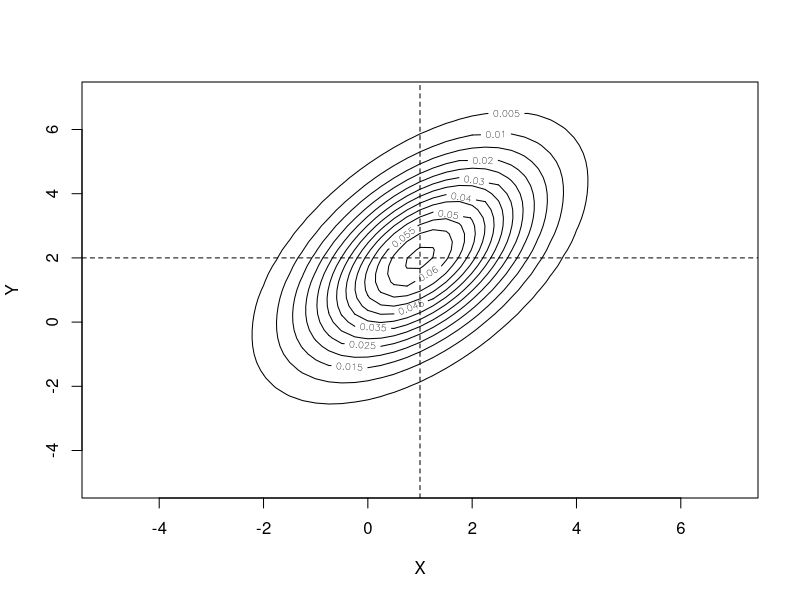
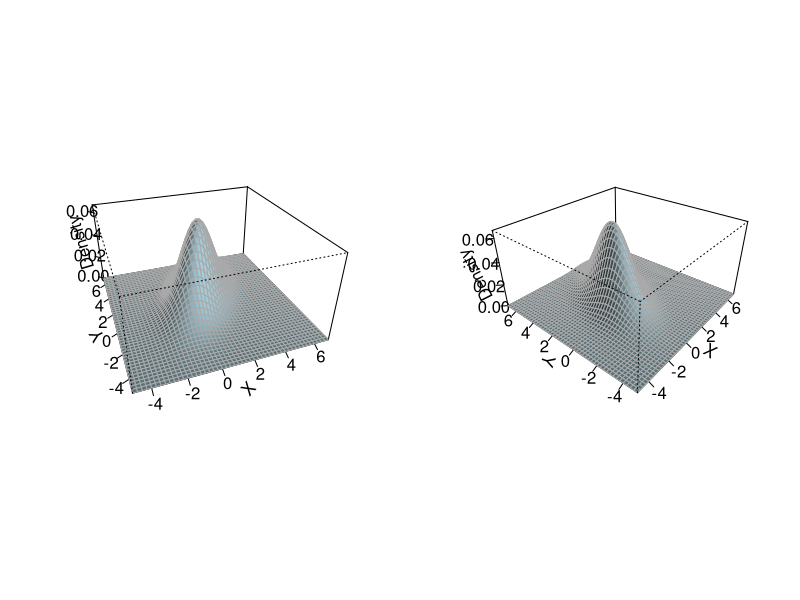
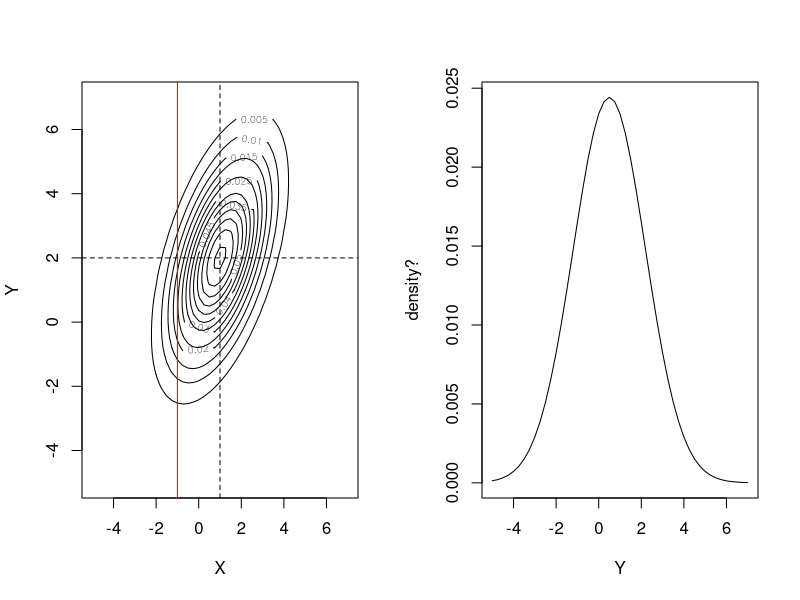
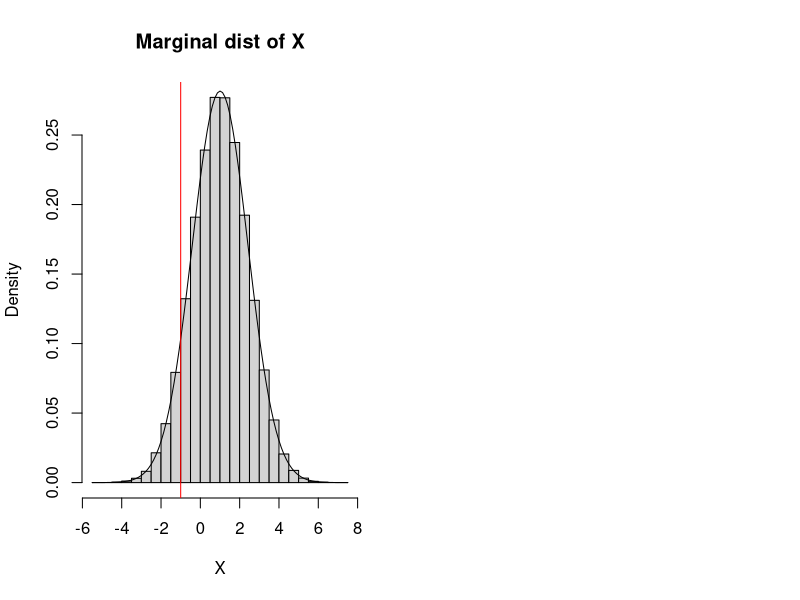
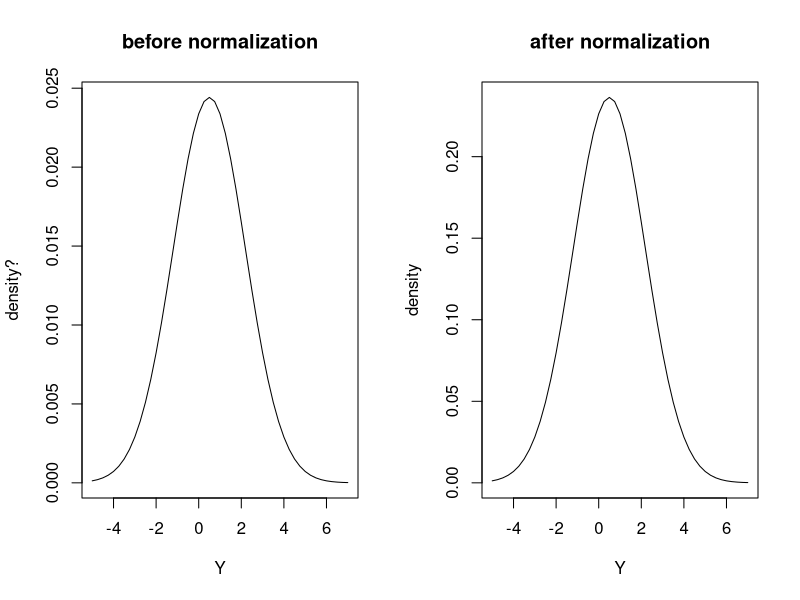
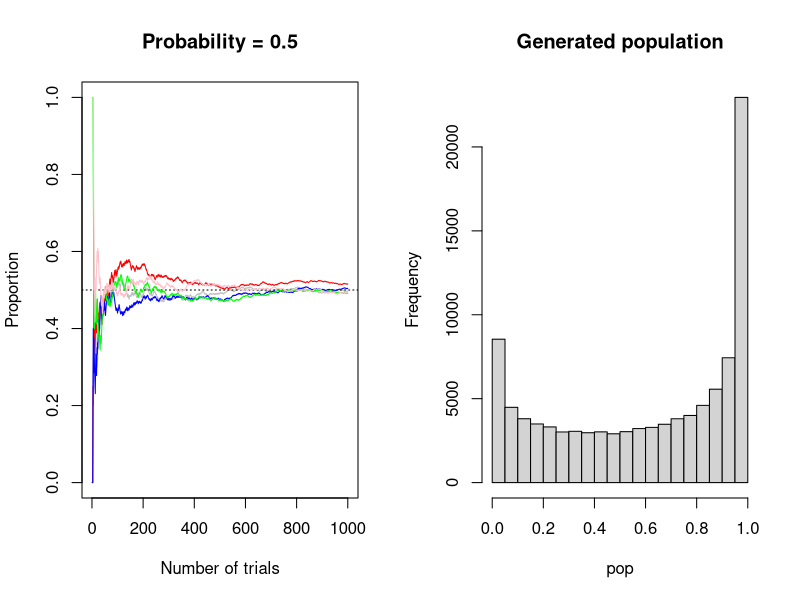
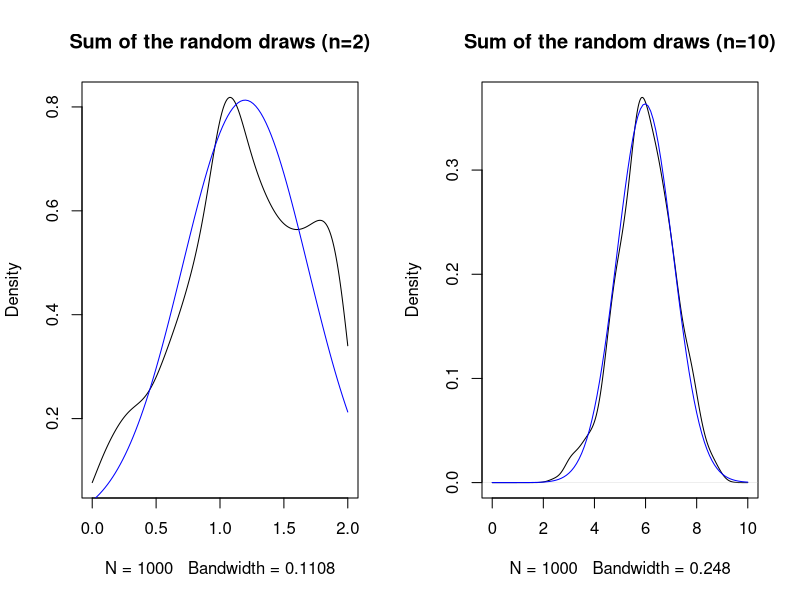
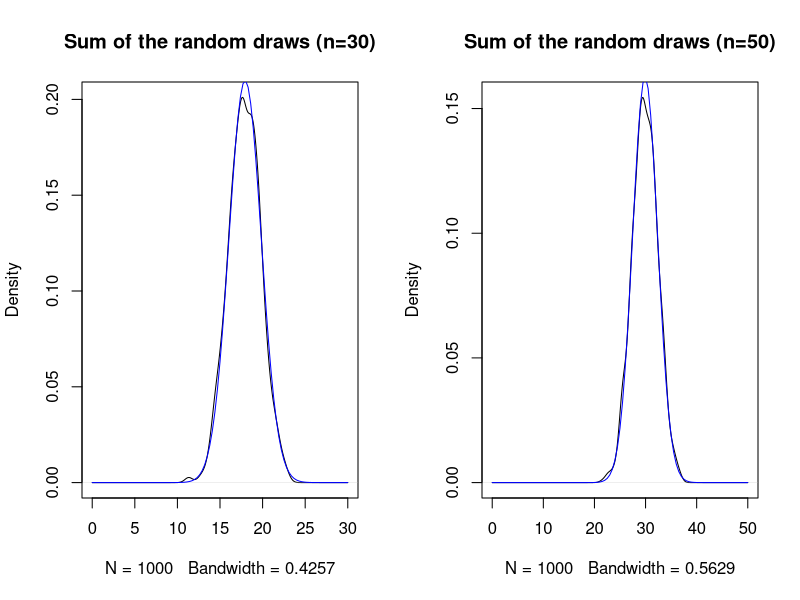

Write the R code that produced these figures, in order.
## ---- chunk 1
knitr::opts_chunk$set(echo = TRUE)

library(mvtnorm)
## ---- chunk 2
means <- c(1,2)
vars <- c(2,4)
cov <- 1.5
## ---- chunk 3

cov.mat <- diag(vars)
cov.mat[1,2] <- cov.mat[2,1] <- cov

bivnorm <- function(x,y){
}

x <- y <- seq(-5,7,by=0.25)

joint.densities <- matrix(NA,nrow=length(x),ncol=length(y))

for (i.x in 1:length(x)){
  for (i.y in 1:length(y)){
    joint.densities[i.x,i.y] <-   dmvnorm(c(x[i.x],y[i.y]),mean = means,sigma=cov.mat)
  }
}

colnames(joint.densities) <- y
rownames(joint.densities) <- x


## ---- chunk 4
contour(x, y, joint.densities,xlab="X",ylab="Y")
abline(v=means[1],h=means[2],lty=2)

## ---- chunk 5
par(mfrow=c(1,2))

persp(x, y, joint.densities,zlab="Density",xlab="X",ylab="Y",
      theta = -20, phi=30,
      col = "lightblue", shade = 0.95,border = "darkgrey",
      expand = 0.5,box=TRUE,
      ltheta = 25,r = 2,
      ticktype = "detailed")

persp(x, y, joint.densities,zlab="Density",xlab="X",ylab="Y",
      theta = -50, phi=30,
      col = "lightblue", shade = 0.95,border = "darkgrey",
      expand = 0.5,box=TRUE,
      ltheta = 25,r = 2,
      ticktype = "detailed")

## ---- chunk 6

given.x <- -1

sub.joint.densities <- joint.densities[as.numeric(rownames(joint.densities))==given.x,]

par(mfrow=c(1,2))

contour(x, y, joint.densities,xlab="X",ylab="Y")
abline(v=means[1],h=means[2],lty=2)
abline(v=given.x,col="red")

plot(y, sub.joint.densities ,type="l",ylab="density?",xlab="Y")

## ---- chunk 7

n.sample <- 100000

random.var <-  rmvnorm(n.sample,mean = means,sigma=cov.mat)

hist(random.var[,1],main="Marginal dist of X",freq=FALSE,xlab="X")
this.norm <- function(x) dnorm(x,mean=mean(random.var[,1]),sd=sd(random.var[,1]))
curve(this.norm,add=T)
abline(v=given.x,col="red")


print(fXx <- this.norm(given.x))

## ---- chunk 8

par(mfrow=c(1,2))

plot(y, sub.joint.densities ,type="l",ylab="density?",xlab="Y",main="before normalization")

plot(y, sub.joint.densities/fXx ,type="l",ylab="density",xlab="Y",main="after normalization")

## ---- chunk 9

p <- 0.5

max.iter <- 1000
n.chains <- 5

draws <- rbinom(max.iter,size=1,p=p)
running.results <- cumsum(draws)/(1:max.iter)


## ---- chunk 10

plot(1:max.iter,running.results,type="l",col="grey",ylim=c(0,1),
     xlab="Number of trials",ylab="Proportion",
     main=paste("Probability =",p))
abline(h=p,lty=3)
for (i.chain in 2:n.chains){
  draws <- rbinom(max.iter,size=1,p=p)
  running.results <- cumsum(draws)/(1:max.iter)
  
  par(new=T)
  plot(1:max.iter,running.results,type="l",
       col=c("grey","red","blue","green","pink")[i.chain],
       ylim=c(0,1),
       ann=F,axes=F)
}

## ---- chunk 11

pop <- rbeta(100000,0.6,0.4)
hist(pop,main="Generated population")

## ---- chunk 12
pop.mean <- mean(pop)
pop.var <- mean((pop-mean(pop))^2)

pop.mean
pop.var
## ---- chunk 13
n.iter <- 1000
sample.size <- 2
all.sample.sum <- rep(NA,n.iter)
for (i in 1:n.iter){
  this.sample <- sample(pop,size=sample.size)
  this.sample.sum <- sum(this.sample)
  all.sample.sum[i] <- this.sample.sum
}

plot(density(all.sample.sum,from=0,to=sample.size),
     main=paste0("Sum of the random draws (n=",sample.size,")"))
par(new=T)
this.norm <- function(x) dnorm(x,
                               mean=pop.mean*sample.size,
                               sd=sqrt(sample.size*pop.var))
curve(this.norm,0,sample.size,add=T,col="blue")
mean(all.sample.sum)
var(all.sample.sum)

## ---- chunk 14
n.iter <- 1000
sample.size <- 10
all.sample.sum <- rep(NA,n.iter)
for (i in 1:n.iter){
  this.sample <- sample(pop,size=sample.size)
  this.sample.sum <- sum(this.sample)
  all.sample.sum[i] <- this.sample.sum
}

plot(density(all.sample.sum,from=0,to=sample.size),
     main=paste0("Sum of the random draws (n=",sample.size,")"))
par(new=T)
this.norm <- function(x) dnorm(x,
                               mean=pop.mean*sample.size,
                               sd=sqrt(sample.size*pop.var))
curve(this.norm,0,sample.size,add=T,col="blue")
mean(all.sample.sum)
var(all.sample.sum)

## ---- chunk 15
n.iter <- 1000
sample.size <- 30
all.sample.sum <- rep(NA,n.iter)
for (i in 1:n.iter){
  this.sample <- sample(pop,size=sample.size)
  this.sample.sum <- sum(this.sample)
  all.sample.sum[i] <- this.sample.sum
}

plot(density(all.sample.sum,from=0,to=sample.size),
     main=paste0("Sum of the random draws (n=",sample.size,")"))
par(new=T)
this.norm <- function(x) dnorm(x,
                               mean=pop.mean*sample.size,
                               sd=sqrt(sample.size*pop.var))
curve(this.norm,0,sample.size,add=T,col="blue")
mean(all.sample.sum)
var(all.sample.sum)
## ---- chunk 16
n.iter <- 1000
sample.size <- 50
all.sample.sum <- rep(NA,n.iter)
for (i in 1:n.iter){
  this.sample <- sample(pop,size=sample.size)
  this.sample.sum <- sum(this.sample)
  all.sample.sum[i] <- this.sample.sum
}

plot(density(all.sample.sum,from=0,to=sample.size),
     main=paste0("Sum of the random draws (n=",sample.size,")"))
par(new=T)
this.norm <- function(x) dnorm(x,
                               mean=pop.mean*sample.size,
                               sd=sqrt(sample.size*pop.var))
curve(this.norm,0,sample.size,add=T,col="blue")
mean(all.sample.sum)
var(all.sample.sum)
## ---- chunk 17
n.iter <- 1000
sample.size <- 100
all.sample.sum <- rep(NA,n.iter)
for (i in 1:n.iter){
  this.sample <- sample(pop,size=sample.size)
  this.sample.sum <- sum(this.sample)
  all.sample.sum[i] <- this.sample.sum
}

plot(density(all.sample.sum,from=0,to=sample.size),
     main=paste0("Sum of the random draws (n=",sample.size,")"))
par(new=T)
this.norm <- function(x) dnorm(x,
                               mean=pop.mean*sample.size,
                               sd=sqrt(sample.size*pop.var))
curve(this.norm,0,sample.size,add=T,col="blue")
mean(all.sample.sum)
var(all.sample.sum)
